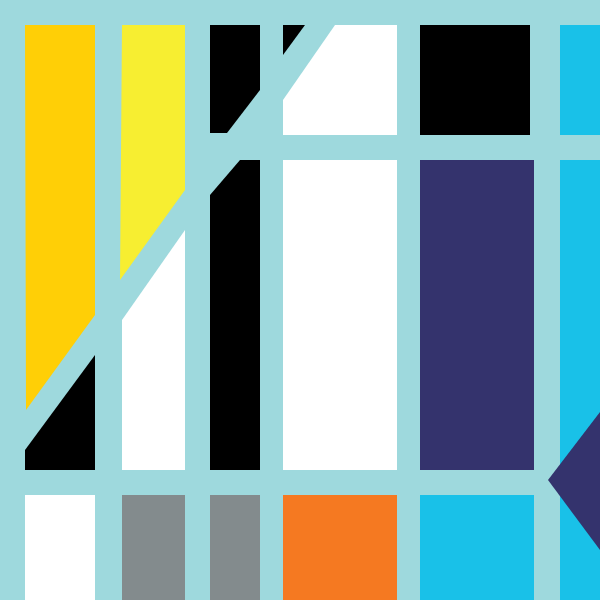
Frame 1 (no input)
Frame 60 (no input): identical to frame 1, image omitted
Frame 120 (the mouse pressed at the canvas centre since frame 60): identical to frame 1, image omitted

The p5.js sketch that drew this single still picture (run headless with seeded random() and noise() and a simulated clock; from frame 60 on, the mouse is pressed at the canvas centre):

// p5.js sketch
// ── sketch.js


/*
  Assignment: Drawing with Code
  Student: *ChaoJun Fan*
  Pasadena City College, Fall 2019
  Prof. Masood Kamandy
  Project Description: This program is a recreation of
  the painting [ambitious crop] with code.
  Last Modified: September 12, 2019
  */


function setup(){
  createCanvas(600, 600);
  noStroke();
}

function draw(){
  background(158,217,221);
  //beginning of left 1, row 1
  fill(255, 207, 6);
  quad(25, 25, 95, 25, 95, 315, 26, 410);

  fill(247,238, 49);
  quad(122, 25, 185, 25, 185, 190, 120, 280);

  beginShape();
  fill(0);
  vertex(210, 25);
  vertex(260, 25);
  vertex(260, 90);
  vertex(227, 133);
  vertex(210, 133);
  endShape();

  fill(0);
  triangle(283, 25, 305, 25, 283, 55);

  fill(255);
  beginShape();
  vertex(335, 25);
  vertex(397, 25);
  vertex(397, 135);
  vertex(283, 135);
  vertex(283, 100);
  endShape();

  fill(0);
  rect(420, 25, 110, 110);

  fill(25, 193, 232);
  rect(560, 25, 40, 110);

  // left 1, row 2
  fill(0);
  quad(25, 450, 95, 355, 95, 470, 25, 470);

  fill(255);
  quad(122, 320, 185, 230, 185, 470, 122, 470);

  fill(0);
  beginShape();
  vertex(210, 195);
  vertex(240, 160);
  vertex(260, 160);
  vertex(260, 470);
  vertex(210, 470);
  endShape();

  fill(255);
  rect(283, 160, 114, 310);

  fill(52, 51, 109);
  rect(420, 160, 114, 310);

  fill(25, 193, 232);
  rect(560, 160, 40, 540);

  // left 1, row 3
  fill(255);
  rect(25, 495, 70, 105);

  fill(131, 139, 141);
  rect(122, 495, 63, 105);
  rect(210, 495, 50, 105);

  fill(245, 121, 33);
  rect(283, 495, 114, 310);

  fill(25, 193, 232);
  rect(420, 495, 114, 310);

  fill(52, 51, 109);
  triangle(548, 480, 600, 412, 600, 550);



}
